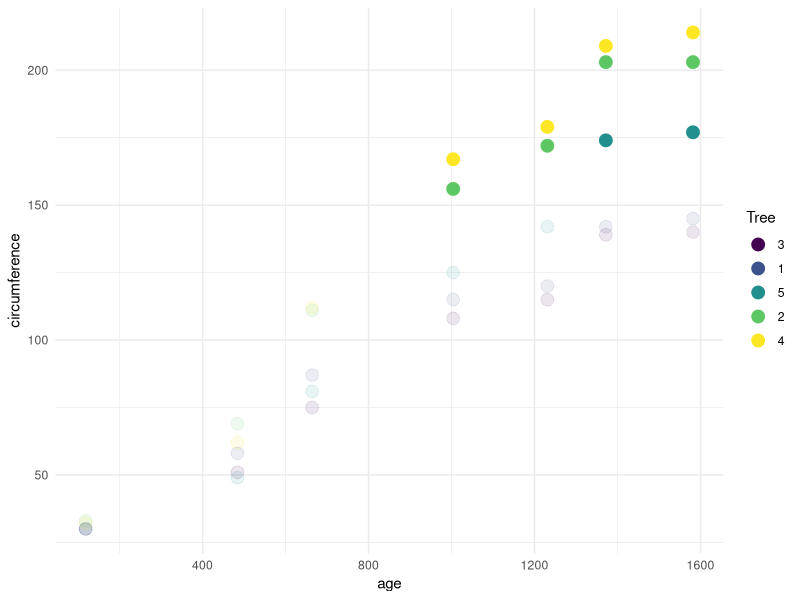
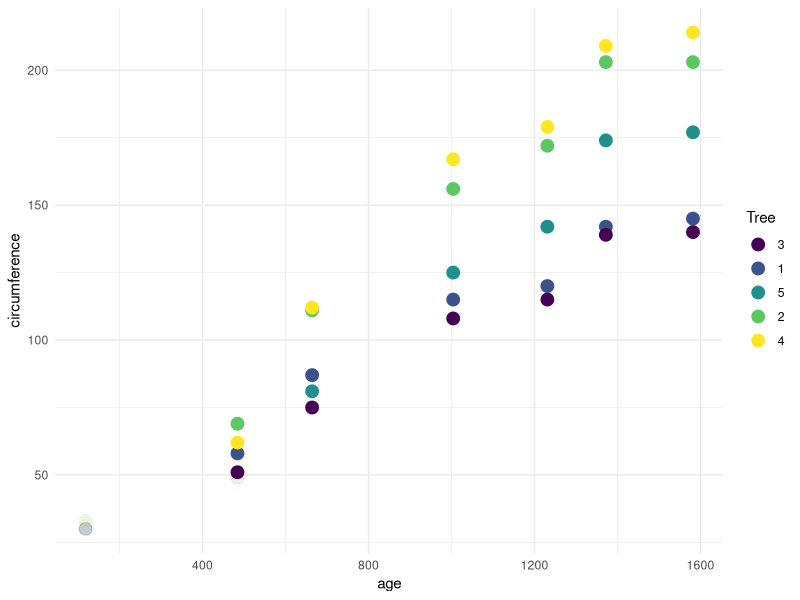

The R script that drew these images, in order:
## ---- chunk 1

library(ggplot2)
data("Orange")

plot.circ <- function(cutoff){
Orange$circumference.above <- ifelse(Orange$circumference > cutoff, 
                                     Orange$circumference, NA)
data <- cbind(1:5); 
data1 <- cbind(15:20)
data2 <- cbind(25:30)

for (i in 1:nrow(data)) {
  if (i == 1) {
    print("i is 1")
  } else {
    print("i is not 1")
  }
  for (j in 1:nrow(data1)) {
    print(paste("FOR 2: ", j))
    for (k in 1:nrow(data2)) {
      cat(paste("FOR 3: ", k, "\n"))
    }
  }
}
ggplot(Orange, aes(age, circumference, color=Tree)) + 
        geom_point(size=4, alpha=0.1) + 
        geom_point(aes(x= age, y = circumference.above, color=Tree), size = 4, alpha = 1, inherit.aes = FALSE) + 
        theme_minimal()
}

plot.circ(150)
plot.circ(50)

